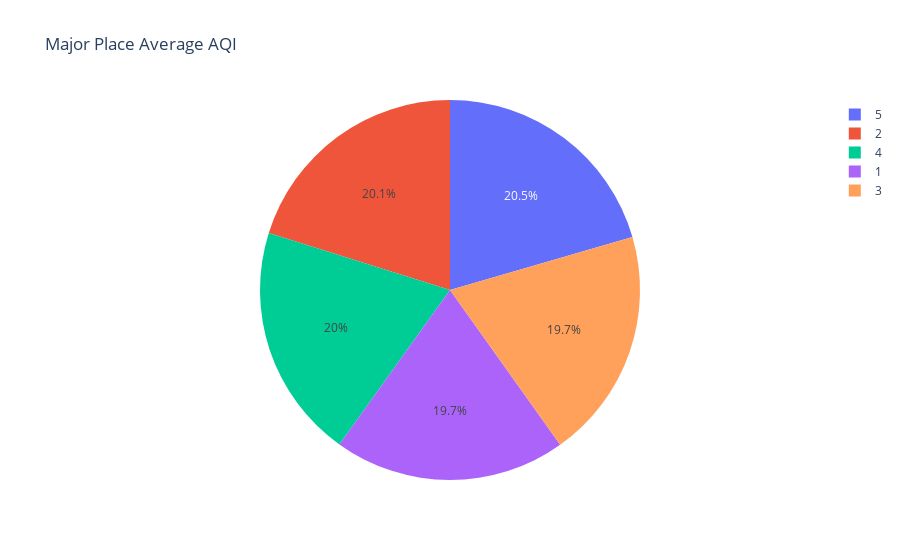

The notebook cell this image was saved under:
### Code cell
# 각 장소별 평균 AQI 계산
avg_aqi = df.groupby('Place')['AQI'].mean().reset_index()

# Pie chart 생성
fig = px.pie(avg_aqi, values='AQI', names='Place', title='Major Place Average AQI')

fig.show()

### Figure 1 — Plotly figure (JSON) as saved in the notebook; plotly's stock layout.template omitted (floating-point values rounded to 4 significant figures)
{"data": [{"domain": {"x": [0, 1], "y": [0, 1]}, "hovertemplate": "Place=%{label}<br>AQI=%{value}<extra></extra>", "labels": [1, 2, 3, 4, 5], "legendgroup": "", "name": "", "showlegend": true, "type": "pie", "values": [34.27, 34.97, 34.12, 34.67, 35.59]}], "layout": {"legend": {"tracegroupgap": 0}, "title": {"text": "Major Place Average AQI"}}}
